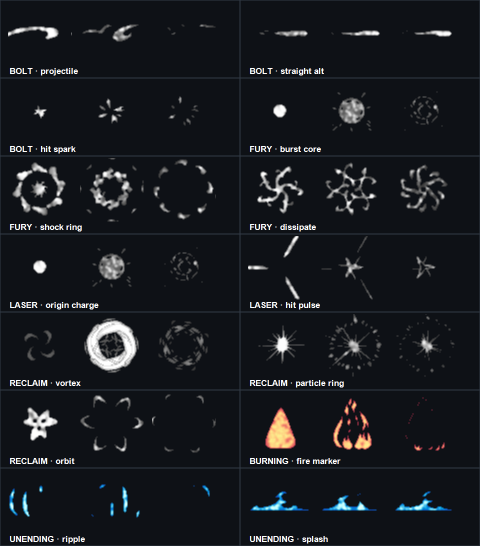
#> input picture assets/generated/vfx/source_candidate_overview_v1.png, 960 x 1092 px (shown at 1/2 size)
$ python prepare_fire_animation_references.py --source ../../assets/generated/vfx/source_candidate_overview_v1.png --output-dir out --prefix ../../assets/generated/vfx/python_synthesis_overview_v1.png
#> lines starting #> are read from the running program, lines starting #| are printed output that depends on the picture
from __future__ import annotations

import argparse
from pathlib import Path

from PIL import Image


FRAME_WIDTH = 80
FRAME_HEIGHT = 64
CANVAS_WIDTH = 1536
CANVAS_HEIGHT = 768
KEY_COLOR = (0, 255, 0)
DISPLAY_SCALE = 8
BASELINE_Y = 560


def parse_args() -> argparse.Namespace:
    parser = argparse.ArgumentParser()
    parser.add_argument("--source", required=True, type=Path)
    parser.add_argument("--group-size", type=int, default=4)
    parser.add_argument("--output-dir", required=True, type=Path)
    parser.add_argument("--prefix", required=True)
    return parser.parse_args()


def main() -> None:
    args = parse_args()
    source = Image.open(args.source).convert("RGBA")
#> source is the input picture: PIL image 960x1092 RGBA; mean R, G, B, A 24.7, 27.6, 32.4, 255
    frame_count = source.width // FRAME_WIDTH
#> frame_count = 12
    args.output_dir.mkdir(parents=True, exist_ok=True)

    for group_start in range(0, frame_count, args.group_size):
        group_end = min(frame_count, group_start + args.group_size)
        group_count = group_end - group_start
        canvas = Image.new("RGB", (CANVAS_WIDTH, CANVAS_HEIGHT), KEY_COLOR)
        cell_width = CANVAS_WIDTH / group_count

        for local_index, frame_index in enumerate(range(group_start, group_end)):
            frame = source.crop(
                (
                    frame_index * FRAME_WIDTH,
                    0,
                    (frame_index + 1) * FRAME_WIDTH,
                    FRAME_HEIGHT,
                )
            )
            bbox = frame.getchannel("A").getbbox()
            if bbox is None:
                continue
            subject = frame.crop(bbox).resize(
                (
                    (bbox[2] - bbox[0]) * DISPLAY_SCALE,
                    (bbox[3] - bbox[1]) * DISPLAY_SCALE,
                ),
                Image.Resampling.NEAREST,
            )
            center_x = int(round(cell_width * (local_index + 0.5)))
            x = center_x - subject.width // 2
            y = BASELINE_Y - subject.height
            canvas.paste(subject.convert("RGB"), (x, y), subject.getchannel("A"))

        group_number = group_start // args.group_size + 1
        output = args.output_dir / f"{args.prefix}_group_{group_number}.png"
        canvas.save(output)
        print(output.resolve())
#> this loop made 3 passes
#> pass 1, in main, `canvas = Image.new("RGB", (CANVAS_WIDTH, CANVAS_HEIGHT), KEY_COLOR)`:
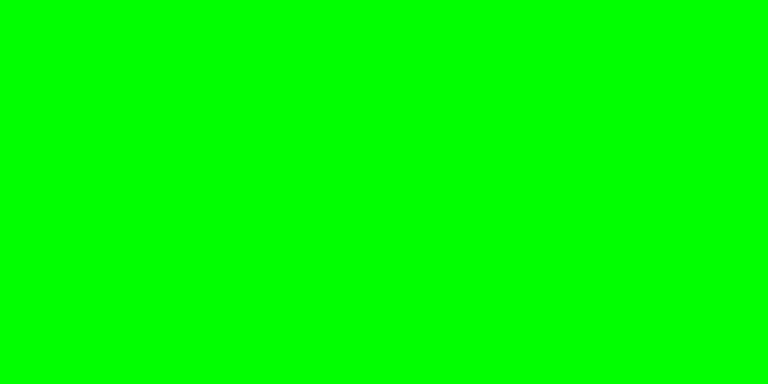
#> canvas: PIL image 1536x768 RGB (shown at 1/2 size); mean R, G, B 0, 255, 0
#> pass 1, in main, `canvas.save(output)`:
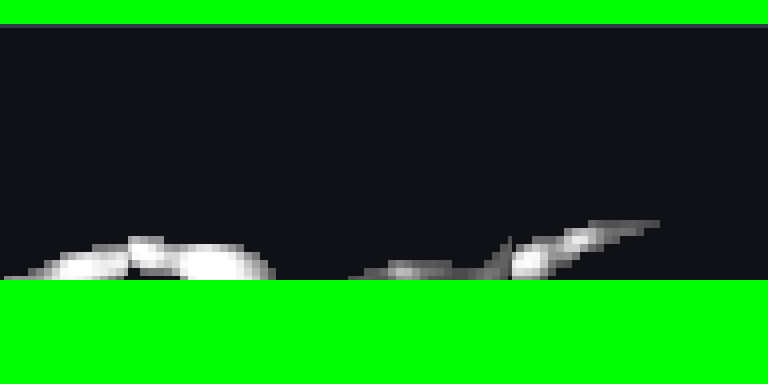
#> saved as python_synthesis_overview_v1.png_group_1.png: PIL image 1536x768 RGB (shown at 1/2 size); mean R, G, B 17.4, 104.3, 22.4
#> pass 2, in main, `canvas.save(output)`:
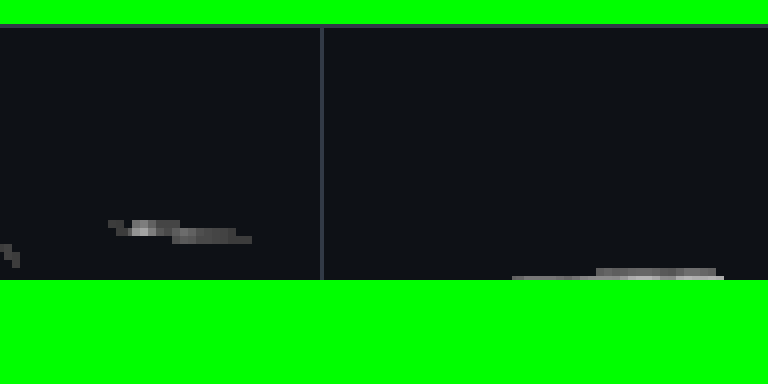
#> saved as python_synthesis_overview_v1.png_group_2.png: PIL image 1536x768 RGB (shown at 1/2 size); mean R, G, B 11, 98, 16.4
#> after the loop:
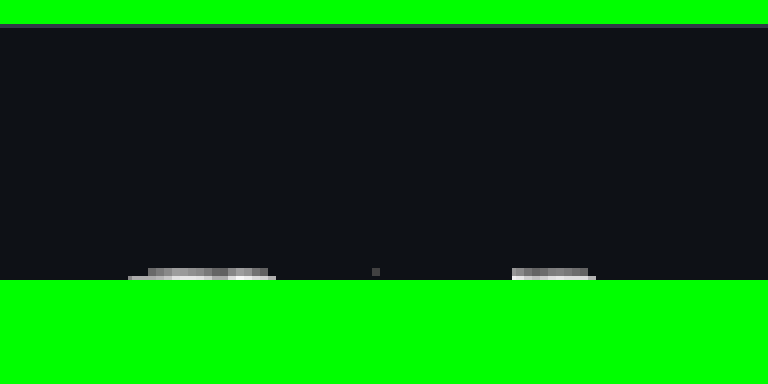
#> canvas: PIL image 1536x768 RGB (shown at 1/2 size); mean R, G, B 10.9, 97.9, 16.3
#> after the loop:
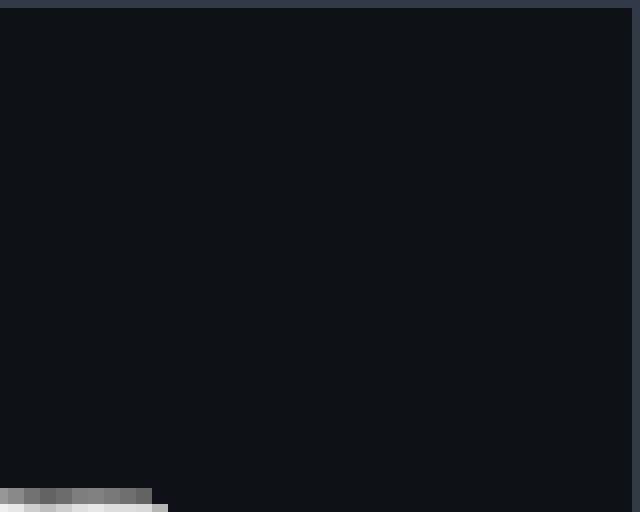
#> subject: PIL image 640x512 RGBA; mean R, G, B, A 16.6, 19.7, 24.8, 255


if __name__ == "__main__":
    main()
